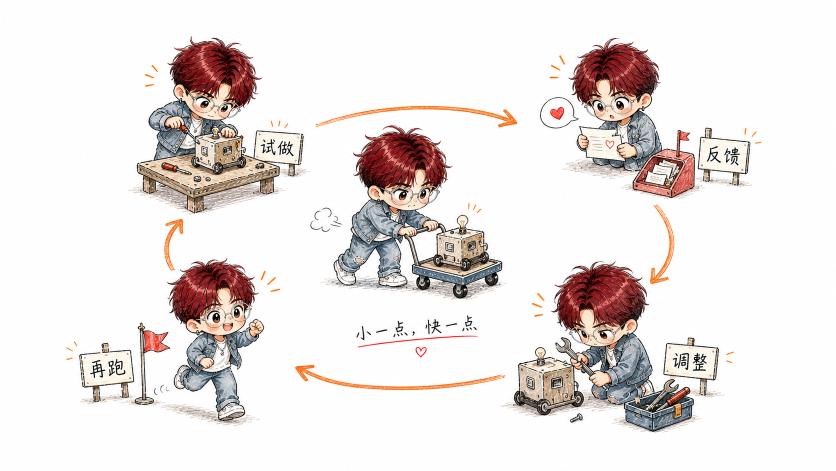
#> input picture assets/illustrations/yc-training-loop.png, 1672 x 941 px (shown at 1/2 size); its folder holds only this picture in this run
$ python sticker-cutout.py illustrations/yc-training-loop.png out.png
#> lines starting #> are read from the running program, lines starting #| are printed output that depends on the picture
#!/usr/bin/env python3
"""
sticker-cutout.py — 把 YC IP 贴纸的纯白底抠成透明 PNG。

用途：yc-ip 的 Sticker / Minimal 模式生成的贴纸是「纯白 #FFFFFF 底」，
要贴到 yc-design 的奶白页面（#fefcf6）上当装饰，需要先把白底抠透明，
让角色「浮」在页面里，而不是带一个白方块。

做法：从图片四边的白色像素做洪水填充（flood fill），只抠掉「与边缘相连」
的白背景，保留角色内部的白衬衫 / 白鞋 / 白气泡等，避免punch洞。

依赖：Pillow（pip install --user --break-system-packages Pillow）

用法：
  # 单张
  python3 sticker-cutout.py 输入.png 输出.png
  # 整个文件夹（输出到 <文件夹>/cutout/）
  python3 sticker-cutout.py /path/to/raw-stickers/
"""
import sys, os
from collections import deque
from PIL import Image

# 白底判定阈值：接近纯白且低饱和（灰白）才算背景
WHITE_MIN = 234      # min(r,g,b) 高于此值
SAT_MAX = 16         # max-min 低于此值（避免误抠彩色）

def is_bg(px):
    r, g, b = px[0], px[1], px[2]
    return min(r, g, b) > WHITE_MIN and (max(r, g, b) - min(r, g, b)) < SAT_MAX

def cutout(in_path, out_path):
#> called with in_path = 'illustrations/yc-training-loop.png', out_path = 'out.png'
    im = Image.open(in_path).convert("RGBA")
    w, h = im.size
#> w = 1672; h = 941
    px = im.load()
    visited = [[False] * w for _ in range(h)]
    q = deque()
    # 从四条边的背景像素入队
    for x in range(w):
        for y in (0, h - 1):
            if is_bg(px[x, y]) and not visited[y][x]:
                visited[y][x] = True; q.append((x, y))
    for y in range(h):
        for x in (0, w - 1):
            if is_bg(px[x, y]) and not visited[y][x]:
                visited[y][x] = True; q.append((x, y))
    # 洪水填充
    while q:
        x, y = q.popleft()
        for dx, dy in ((1, 0), (-1, 0), (0, 1), (0, -1)):
            nx, ny = x + dx, y + dy
            if 0 <= nx < w and 0 <= ny < h and not visited[ny][nx] and is_bg(px[nx, ny]):
                visited[ny][nx] = True; q.append((nx, ny))
    # 抠掉标记的背景
    for y in range(h):
        for x in range(w):
            if visited[y][x]:
                r, g, b, _ = px[x, y]
                px[x, y] = (r, g, b, 0)
    # 裁到内容边界
    bbox = im.getbbox()
    if bbox:
        im = im.crop(bbox)
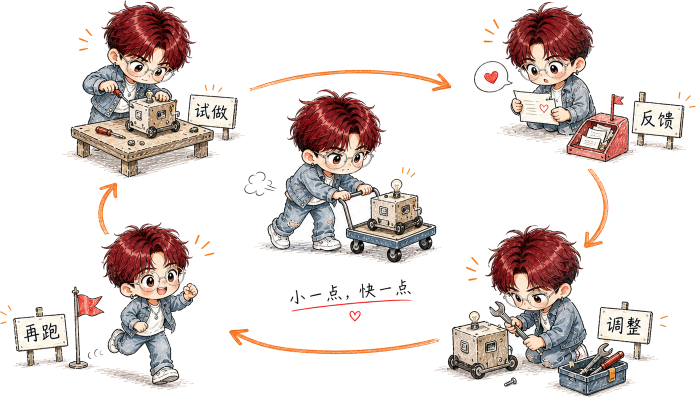
#> im: PIL image 1391x793 RGBA (shown at 1/2 size); mean R, G, B, A 226.1, 217.3, 215, 78.6; transparent parts drawn white
    os.makedirs(os.path.dirname(out_path) or ".", exist_ok=True)
    im.save(out_path)
    print(f"✓ {os.path.basename(out_path)}  {im.size}")
#| ✓ out.png  (1391, 793)

def main():
    if len(sys.argv) < 2:
        print(__doc__); sys.exit(1)
    src = sys.argv[1]
    if os.path.isdir(src):
        out_dir = os.path.join(src, "cutout")
        for f in sorted(os.listdir(src)):
            if f.lower().endswith((".png", ".jpg", ".jpeg")):
                cutout(os.path.join(src, f), os.path.join(out_dir, os.path.splitext(f)[0] + ".png"))
    else:
        out = sys.argv[2] if len(sys.argv) > 2 else os.path.splitext(src)[0] + "-cutout.png"
        cutout(src, out)

if __name__ == "__main__":
    main()
